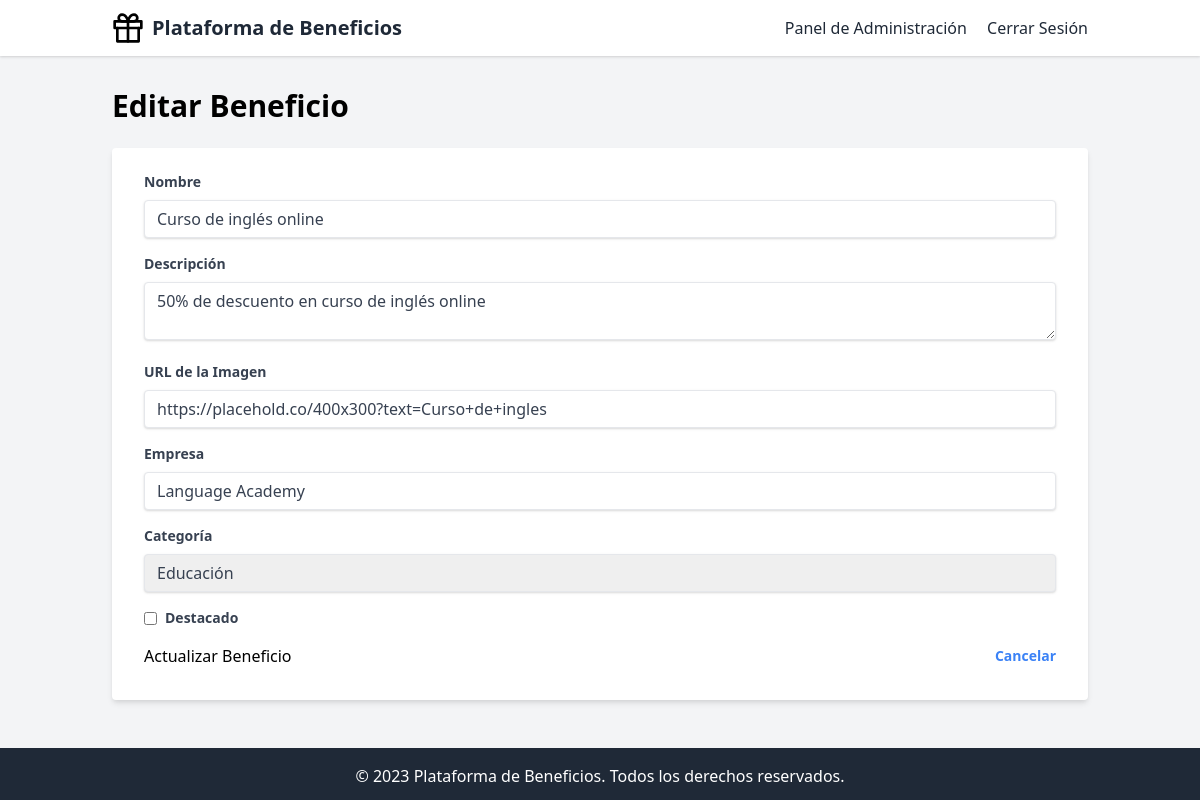
Before: /admin/benefit/1 (signed in) with the older database file.
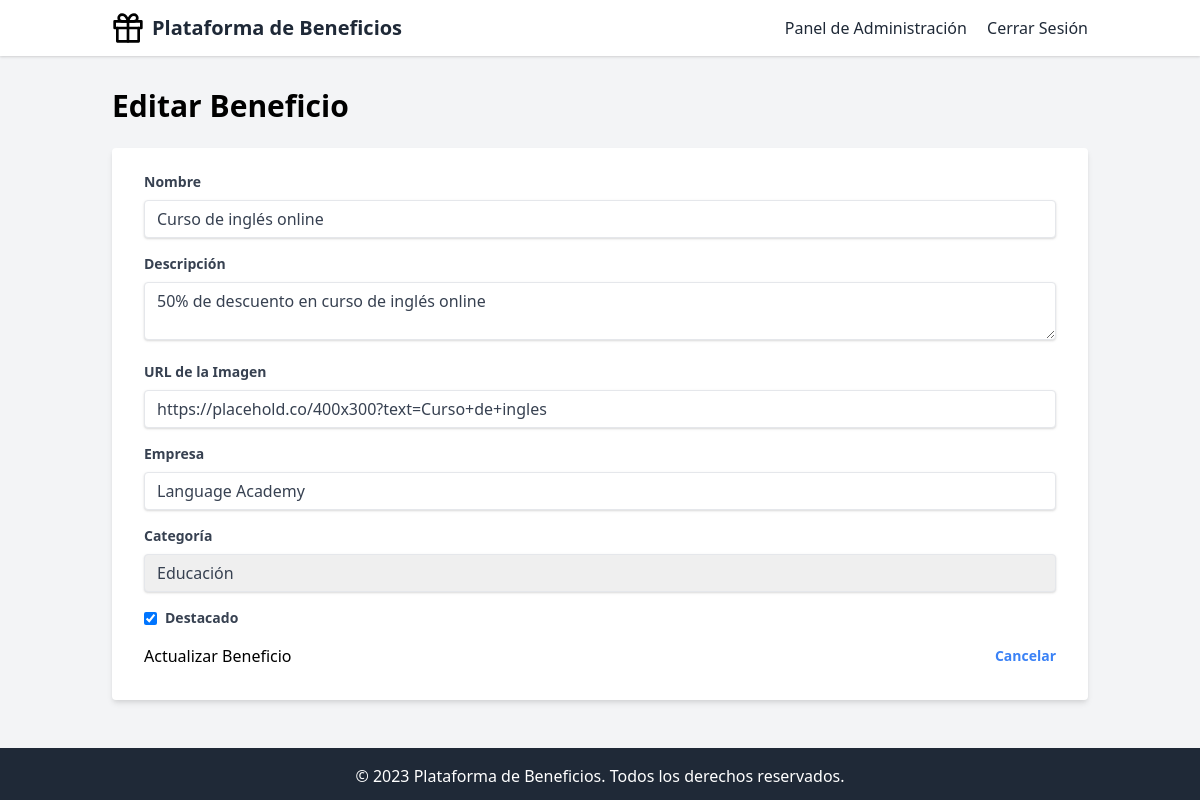
After: the same page with the newer database file.
### app/models.py (models this page shows)
class Benefit(db.Model):
    id = db.Column(db.Integer, primary_key=True)
    name = db.Column(db.String(128), index=True)
    description = db.Column(db.Text)
    image_url = db.Column(db.String(256))
    company = db.Column(db.String(128))
    category_id = db.Column(db.Integer, db.ForeignKey('category.id'))
    redemptions = db.relationship('Redemption', backref='benefit', lazy='dynamic')
    featured = db.Column(db.Boolean, default=False)  # New field for featured benefits

class Category(db.Model):
    id = db.Column(db.Integer, primary_key=True)
    name = db.Column(db.String(64), index=True, unique=True)
    benefits = db.relationship('Benefit', backref='category', lazy='dynamic')

### app/admin/routes.py (the view, shortened to what this page needs)
@bp.route('/benefit/<int:id>', methods=['GET', 'POST'])
@login_required
def edit_benefit(id):
    benefit = Benefit.query.get_or_404(id)
    categories = Category.query.all()
    return render_template('admin/benefit_form.html', benefit=benefit, categories=categories)

### app/models.py (called while the page is built)
@login_manager.user_loader
def load_user(id):
    return User.query.get(int(id))

### templates/admin/benefit_form.html
{% extends "base.html" %}
{% block content %}
<h1 class="text-3xl font-bold mb-6">{% if benefit %}Editar Beneficio{% else %}Agregar Nuevo Beneficio{% endif %}</h1>
<form method="POST" class="bg-white shadow-md rounded px-8 pt-6 pb-8 mb-4">
    <div class="mb-4">
        <label class="block text-gray-700 text-sm font-bold mb-2" for="name">
            Nombre
        </label>
        <input class="shadow appearance-none border rounded w-full py-2 px-3 text-gray-700 leading-tight focus:outline-none focus:shadow-outline" id="name" name="name" type="text" placeholder="Nombre del beneficio" value="{{ benefit.name if benefit else '' }}" required>
    </div>
    <div class="mb-4">
        <label class="block text-gray-700 text-sm font-bold mb-2" for="description">
            Descripción
        </label>
        <textarea class="shadow appearance-none border rounded w-full py-2 px-3 text-gray-700 leading-tight focus:outline-none focus:shadow-outline" id="description" name="description" placeholder="Descripción del beneficio" required>{{ benefit.description if benefit else '' }}</textarea>
    </div>
    <div class="mb-4">
        <label class="block text-gray-700 text-sm font-bold mb-2" for="image_url">
            URL de la Imagen
        </label>
        <input class="shadow appearance-none border rounded w-full py-2 px-3 text-gray-700 leading-tight focus:outline-none focus:shadow-outline" id="image_url" name="image_url" type="url" placeholder="https://ejemplo.com/imagen.jpg" value="{{ benefit.image_url if benefit else '' }}" required>
    </div>
    <div class="mb-4">
        <label class="block text-gray-700 text-sm font-bold mb-2" for="company">
            Empresa
        </label>
        <input class="shadow appearance-none border rounded w-full py-2 px-3 text-gray-700 leading-tight focus:outline-none focus:shadow-outline" id="company" name="company" type="text" placeholder="Nombre de la empresa" value="{{ benefit.company if benefit else '' }}" required>
    </div>
    <div class="mb-4">
        <label class="block text-gray-700 text-sm font-bold mb-2" for="category_id">
            Categoría
        </label>
        <select class="shadow appearance-none border rounded w-full py-2 px-3 text-gray-700 leading-tight focus:outline-none focus:shadow-outline" id="category_id" name="category_id" required>
            {% for category in categories %}
                <option value="{{ category.id }}" {% if benefit and benefit.category_id == category.id %}selected{% endif %}>{{ category.name }}</option>
            {% endfor %}
        </select>
    </div>
    <div class="mb-4">
        <label class="flex items-center">
            <input type="checkbox" class="form-checkbox" name="featured" {% if benefit and benefit.featured %}checked{% endif %}>
            <span class="ml-2 text-gray-700 text-sm font-bold">Destacado</span>
        </label>
    </div>
    <div class="flex items-center justify-between">
        <button class="btn-primary" type="submit">
            {% if benefit %}Actualizar{% else %}Agregar{% endif %} Beneficio
        </button>
        <a href="{{ url_for('admin.dashboard') }}" class="inline-block align-baseline font-bold text-sm text-blue-500 hover:text-blue-800">
            Cancelar
        </a>
    </div>
</form>
{% endblock %}

Changed rows visible on the page:
changed Benefit "Curso de inglés online": featured "☐" → "☑"
